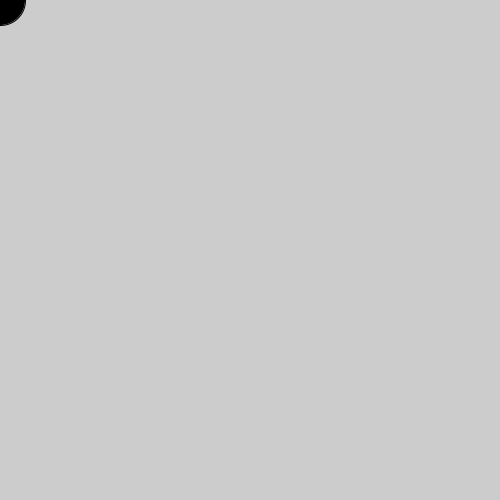
Frame 1 (no input)
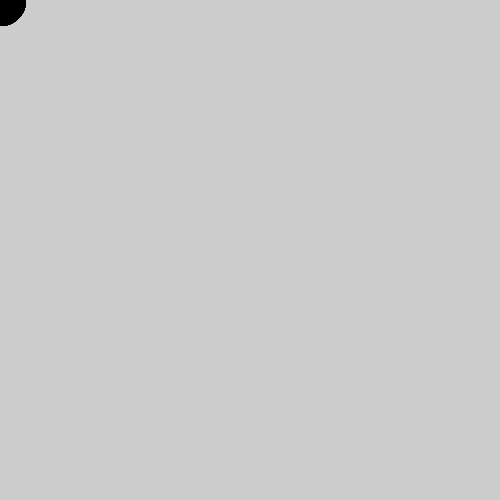
Frame 60 (the mouse pressed at the canvas centre just before this capture)
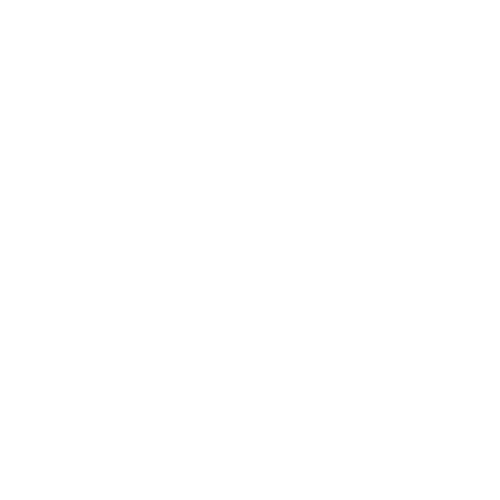
Frame 120 (the mouse held since frame 60 and released just before this capture)

The Processing sketch that drew these frames (run headless with seeded random() and noise(); from frame 60 on, the mouse is pressed at the canvas centre):

// Processing sketch: processing_92153
// ── processing_92153.pde

void setup()
{size(500,500);}

void draw()
{if(mousePressed)
    {background(255);}
 else
    {fill(mouseX-200, mouseY-200, (mouseX+mouseY)/6);
     ellipse(mouseX,mouseY,50,50);}
}
